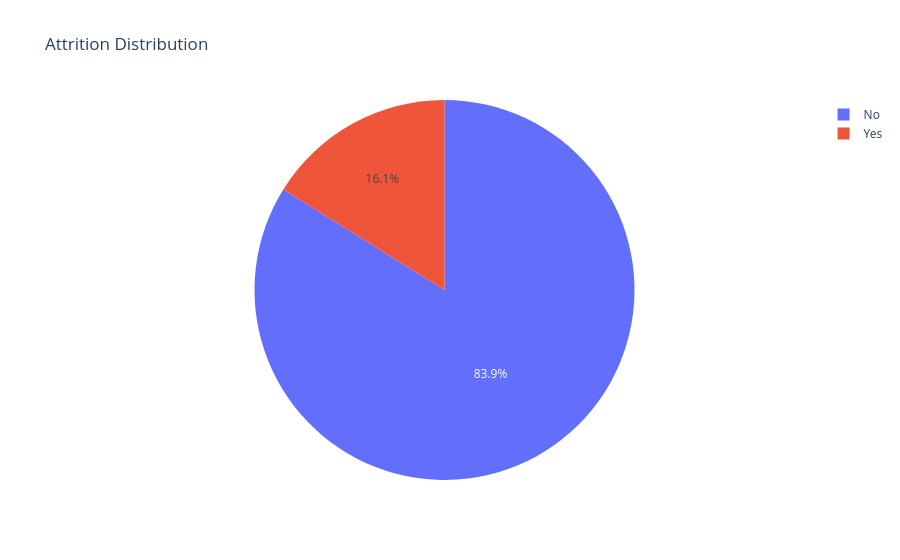

The notebook cell this image was saved under:
### Code cell
#Attrition Distribution
fig = px.pie(df, names='Attrition', title='Attrition Distribution')
fig.show()

### Figure 1 — Plotly figure (JSON) as saved in the notebook; plotly's stock layout.template omitted (floating-point values rounded to 4 significant figures; data arrays with more than 128 entries replaced by an {"elided": "..."} marker saying what was removed)
{"data": [{"domain": {"x": [0, 1], "y": [0, 1]}, "hovertemplate": "Attrition=%{label}<extra></extra>", "labels": {"elided": "1470 str values"}, "legendgroup": "", "name": "", "showlegend": true, "type": "pie"}], "layout": {"legend": {"tracegroupgap": 0}, "title": {"text": "Attrition Distribution"}}}
